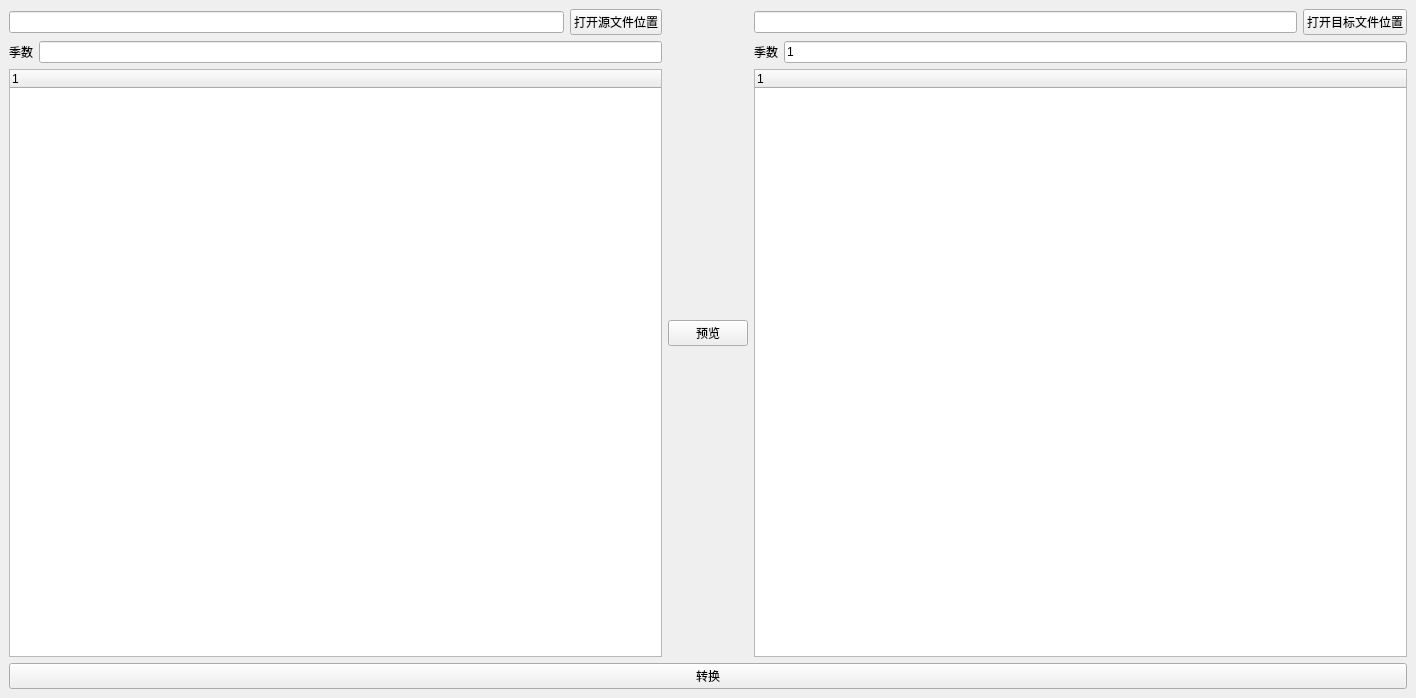
<?xml version="1.0" encoding="UTF-8"?>
<ui version="4.0">
 <class>MainWindow</class>
 <widget class="QMainWindow" name="MainWindow">
  <property name="geometry">
   <rect>
    <x>0</x>
    <y>0</y>
    <width>1416</width>
    <height>698</height>
   </rect>
  </property>
  <property name="windowTitle">
   <string>Koid重命名</string>
  </property>
  <widget class="QWidget" name="centralWidget">
   <layout class="QVBoxLayout" name="verticalLayout_3">
    <item>
     <layout class="QHBoxLayout" name="horizontalLayout_4">
      <item>
       <layout class="QVBoxLayout" name="verticalLayout">
        <item>
         <layout class="QHBoxLayout" name="horizontalLayout">
          <item>
           <widget class="QLineEdit" name="lineEditSrcDir"/>
          </item>
          <item>
           <widget class="QPushButton" name="pushButtonOpenSrcDir">
            <property name="text">
             <string>打开源文件位置</string>
            </property>
           </widget>
          </item>
         </layout>
        </item>
        <item>
         <layout class="QHBoxLayout" name="horizontalLayout_5">
          <item>
           <widget class="QLabel" name="label_2">
            <property name="text">
             <string>季数</string>
            </property>
           </widget>
          </item>
          <item>
           <widget class="QLineEdit" name="lineEditSeason_2">
            <property name="dragEnabled">
             <bool>false</bool>
            </property>
            <property name="readOnly">
             <bool>false</bool>
            </property>
           </widget>
          </item>
         </layout>
        </item>
        <item>
         <widget class="QTreeWidget" name="treeWidgetSrcDir">
          <property name="contextMenuPolicy">
           <enum>Qt::CustomContextMenu</enum>
          </property>
          <property name="alternatingRowColors">
           <bool>true</bool>
          </property>
          <column>
           <property name="text">
            <string notr="true">1</string>
           </property>
          </column>
         </widget>
        </item>
       </layout>
      </item>
      <item>
       <widget class="QPushButton" name="pushButtonReview">
        <property name="text">
         <string>预览</string>
        </property>
       </widget>
      </item>
      <item>
       <layout class="QVBoxLayout" name="verticalLayout_2">
        <item>
         <layout class="QHBoxLayout" name="horizontalLayout_2">
          <item>
           <widget class="QLineEdit" name="lineEditDstDir"/>
          </item>
          <item>
           <widget class="QPushButton" name="pushButtonOpenDstDir">
            <property name="text">
             <string>打开目标文件位置</string>
            </property>
           </widget>
          </item>
         </layout>
        </item>
        <item>
         <layout class="QHBoxLayout" name="horizontalLayout_3">
          <item>
           <widget class="QLabel" name="label">
            <property name="text">
             <string>季数</string>
            </property>
           </widget>
          </item>
          <item>
           <widget class="QLineEdit" name="lineEditSeason">
            <property name="text">
             <string>1</string>
            </property>
           </widget>
          </item>
         </layout>
        </item>
        <item>
         <widget class="QTreeWidget" name="treeWidgetDstDir">
          <property name="alternatingRowColors">
           <bool>true</bool>
          </property>
          <column>
           <property name="text">
            <string notr="true">1</string>
           </property>
          </column>
         </widget>
        </item>
       </layout>
      </item>
     </layout>
    </item>
    <item>
     <widget class="QPushButton" name="pushButtonTransform">
      <property name="text">
       <string>转换</string>
      </property>
     </widget>
    </item>
   </layout>
  </widget>
 </widget>
 <resources/>
 <connections/>
</ui>
